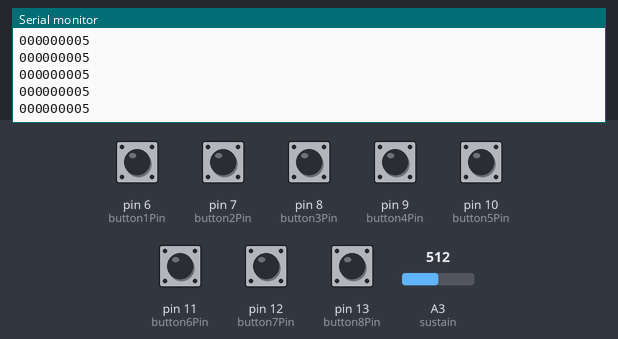
The sketch below on a simulated Arduino Uno, built with avr-gcc and run on an emulated ATmega328P. On the bench: the last lines printed to the serial monitor. The test bench sets the inputs (shaded band); at power-on: pin 6 (button1Pin), pin 7 (button2Pin), pin 8 (button3Pin), pin 9 (button4Pin), pin 10 (button5Pin), pin 11 (button6Pin), pin 12 (button7Pin), pin 13 (button8Pin) HIGH, A3 (sustain) = 512.

Above: at 1.2 s.
1.3 s: A3 (sustain) set to 716
At 1.32 s:
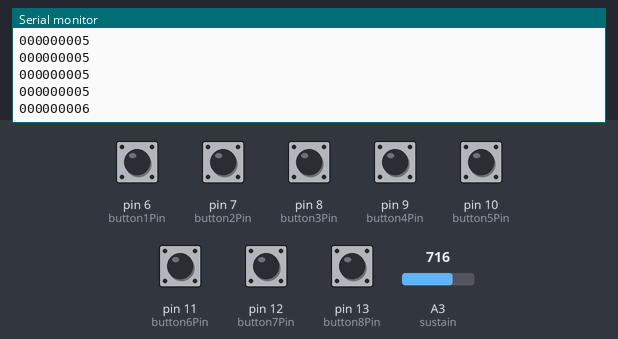
2.8 s: pin 6 (button1Pin) pulled LOW for 0.15 s
At 3.04 s:
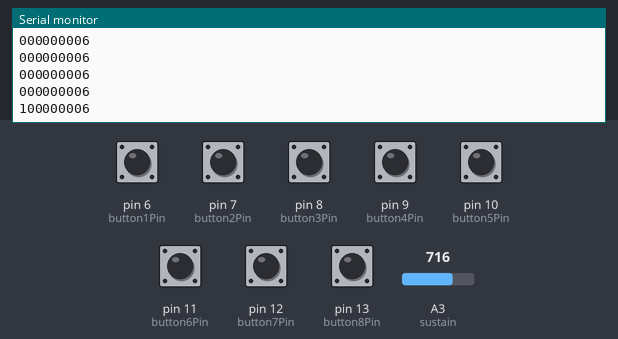
4.4 s: pin 7 (button2Pin) pulled LOW for 0.15 s
At 4.65 s:
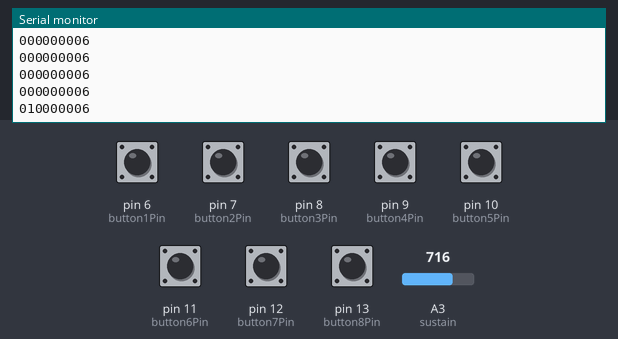
6.0 s: pin 8 (button3Pin) pulled LOW for 0.15 s
At 6.17 s:
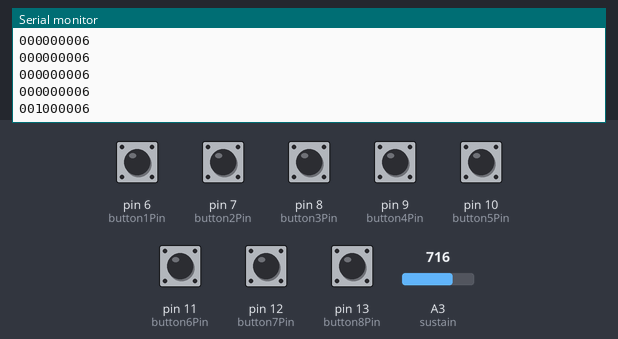
7.6 s: pin 9 (button4Pin) pulled LOW for 0.15 s
At 7.79 s:
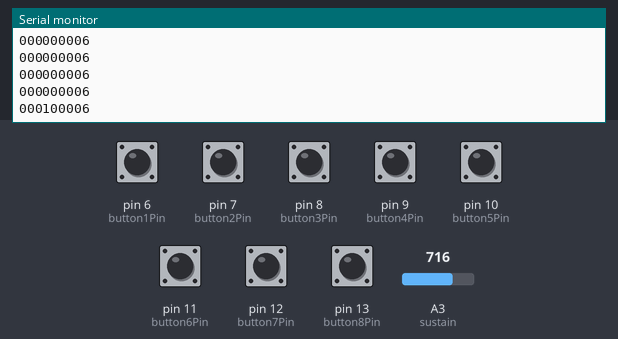
9.2 s: pin 10 (button5Pin) pulled LOW for 0.15 s
At 9.4 s:
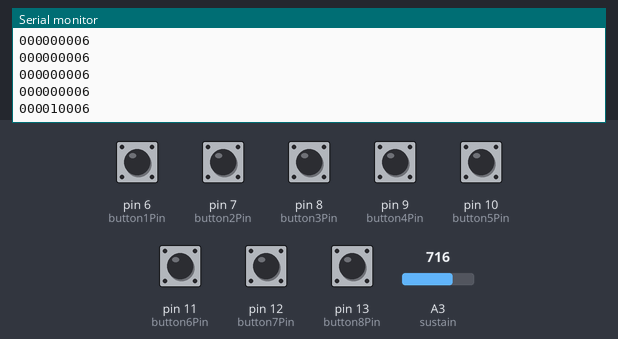
Timing chart, 0 to 11.8 s (numbered marks = the images above; inputs shaded):
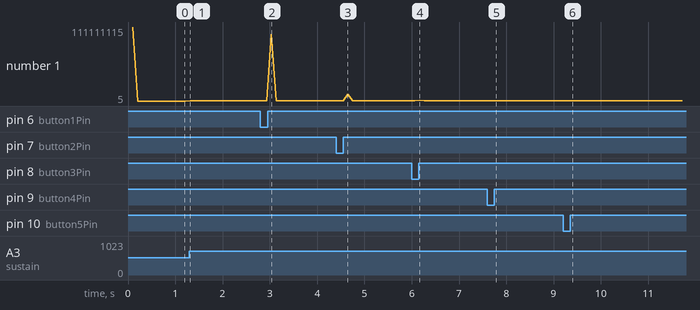

The sketch:

ArduinoData.ino
```cpp
// analog input variables
int sustain = A3;
int sustainValue;
int sustainScaled;

// button variables
int button1Pin = 6;
int button1State = 0;
int lastButton1State = 0;

int button2Pin = 7;
int button2State = 0;
int lastButton2State = 0;

int button3Pin = 8;
int button3State = 0;
int lastButton3State = 0;

int button4Pin = 9;
int button4State = 0;
int lastButton4State = 0;

int button5Pin = 10;
int button5State = 0;
int lastButton5State = 0;

int button6Pin = 11;
int button6State = 0;
int lastButton6State = 0;

int button7Pin = 12;
int button7State = 0;
int lastButton7State = 0;

int button8Pin = 13;
int button8State = 0;
int lastButton8State = 0;

// for updateInterval timer:
unsigned long updateInterval = 100; // how often to read pins and send over serial (in ms)
unsigned long lastUpdate = 0;
int now;


void setup() {

  // configure pins as inputs / outputs as needed
  pinMode(button1Pin, INPUT_PULLUP);
  pinMode(button2Pin, INPUT_PULLUP);
  pinMode(button3Pin, INPUT_PULLUP);
  pinMode(button4Pin, INPUT_PULLUP);
  pinMode(button5Pin, INPUT_PULLUP);
  pinMode(button6Pin, INPUT_PULLUP);
  pinMode(button7Pin, INPUT_PULLUP);
  pinMode(button8Pin, INPUT_PULLUP);

  // start the serial port communications
  Serial.begin(115200);
}

void loop() {

  now = millis();
  // update if updateInterval has been exceeded
  if (now > lastUpdate + updateInterval) {
    lastUpdate = now;

    // read pins
    sustainValue = analogRead(sustain);
    sustainScaled = map(sustainValue, 0, 1023, 0, 10);

    // read pins
    button1State = digitalRead(button1Pin);
    button2State = digitalRead(button2Pin);
    button3State = digitalRead(button3Pin);
    button4State = digitalRead(button4Pin);
    button5State = digitalRead(button5Pin);
    button6State = digitalRead(button6Pin);
    button7State = digitalRead(button7Pin);
    button8State = digitalRead(button8Pin);

    if (button1State == HIGH && lastButton1State == LOW) {
      Serial.print(1);
      lastButton1State = button1State;
    }
    else {
      Serial.print(0);
      lastButton1State = button1State;
    }

    if (button2State == HIGH && lastButton2State == LOW) {
      Serial.print(1);
      lastButton2State = button2State;
    }
    else {
      Serial.print(0);
      lastButton2State = button2State;
    }

    if (button3State == HIGH && lastButton3State == LOW) {
      Serial.print(1);
      lastButton3State = button3State;
    }
    else {
      Serial.print(0);
      lastButton3State = button3State;
    }

    if (button4State == HIGH && lastButton4State == LOW) {
      Serial.print(1);
      lastButton4State = button4State;
    }
    else {
      Serial.print(0);
      lastButton4State = button4State;
    }

    if (button5State == HIGH && lastButton5State == LOW) {
      Serial.print(1);
      lastButton5State = button5State;
    }
    else {
      Serial.print(0);
      lastButton5State = button5State;
    }

    if (button6State == HIGH && lastButton6State == LOW) {
      Serial.print(1);
      lastButton6State = button6State;
    }
    else {
      Serial.print(0);
      lastButton6State = button6State;
    }

    if (button7State == HIGH && lastButton7State == LOW) {
      Serial.print(1);
      lastButton7State = button7State;
    }
    else {
      Serial.print(0);
      lastButton7State = button7State;
    }

    if (button8State == HIGH && lastButton8State == LOW) {
      Serial.print(1);
      lastButton8State = button8State;
    }
    else {
      Serial.print(0);
      lastButton8State = button8State;
    }

    // send values over serial connection
    // print analog value
    Serial.print(sustainScaled);


    // send a new line at the end of the list
    Serial.println();
  }
}
```

Measured:
- after the input at 1.3 s, the serial monitor: prints a new line at once (image 1)
- after the input at 2.8 s, the serial monitor: prints a new line after 0.23 s (image 2)
- after the input at 4.4 s, the serial monitor: prints a new line after 0.25 s (image 3)
- after the input at 6.0 s, the serial monitor: prints a new line after 0.16 s (image 4)
- after the input at 7.6 s, the serial monitor: prints a new line after 0.18 s (image 5)
- after the input at 9.2 s, the serial monitor: prints a new line after 0.20 s (image 6)
- plotted number 1: 5 → 6 after the input at 1.3 s
